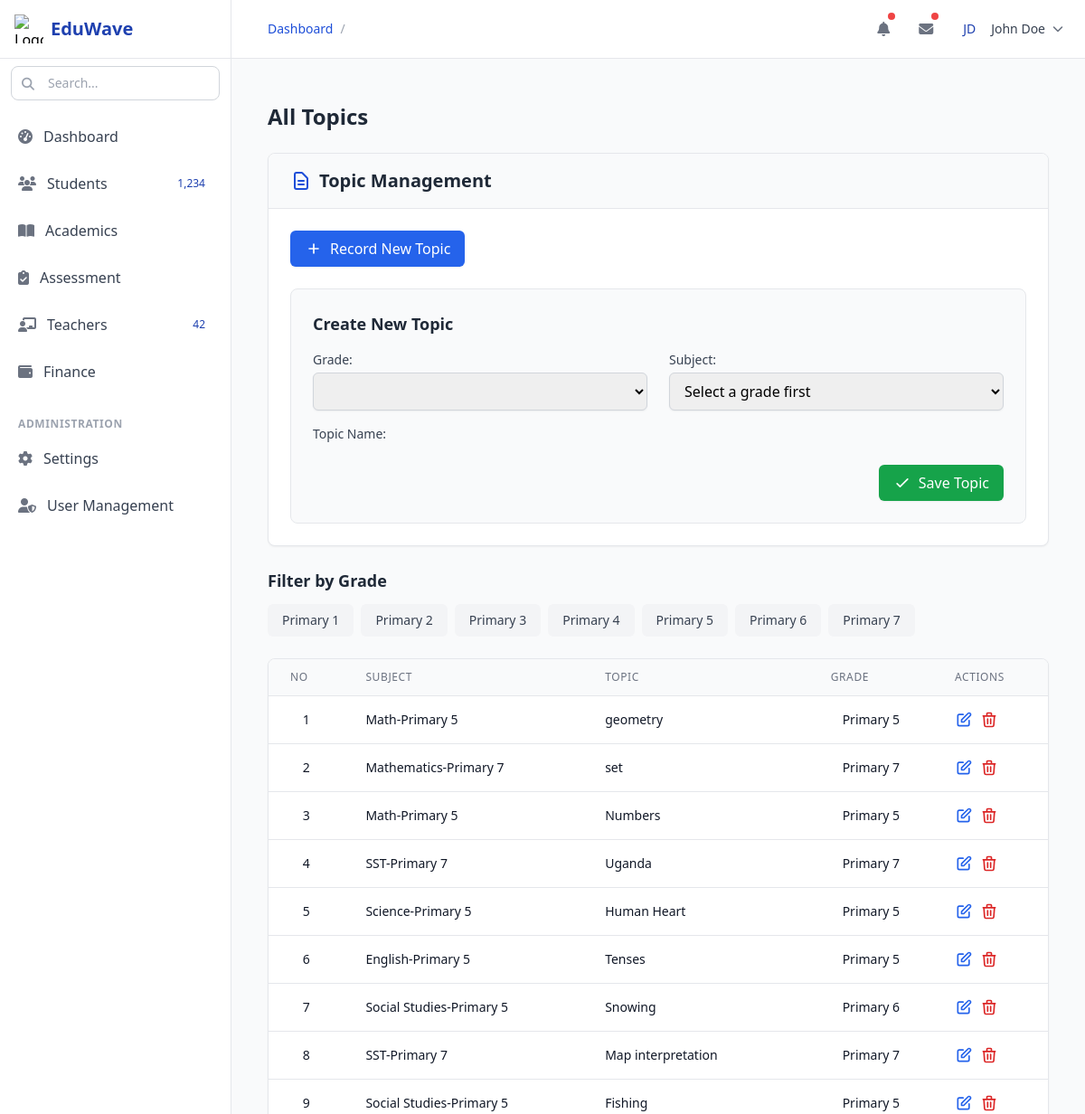
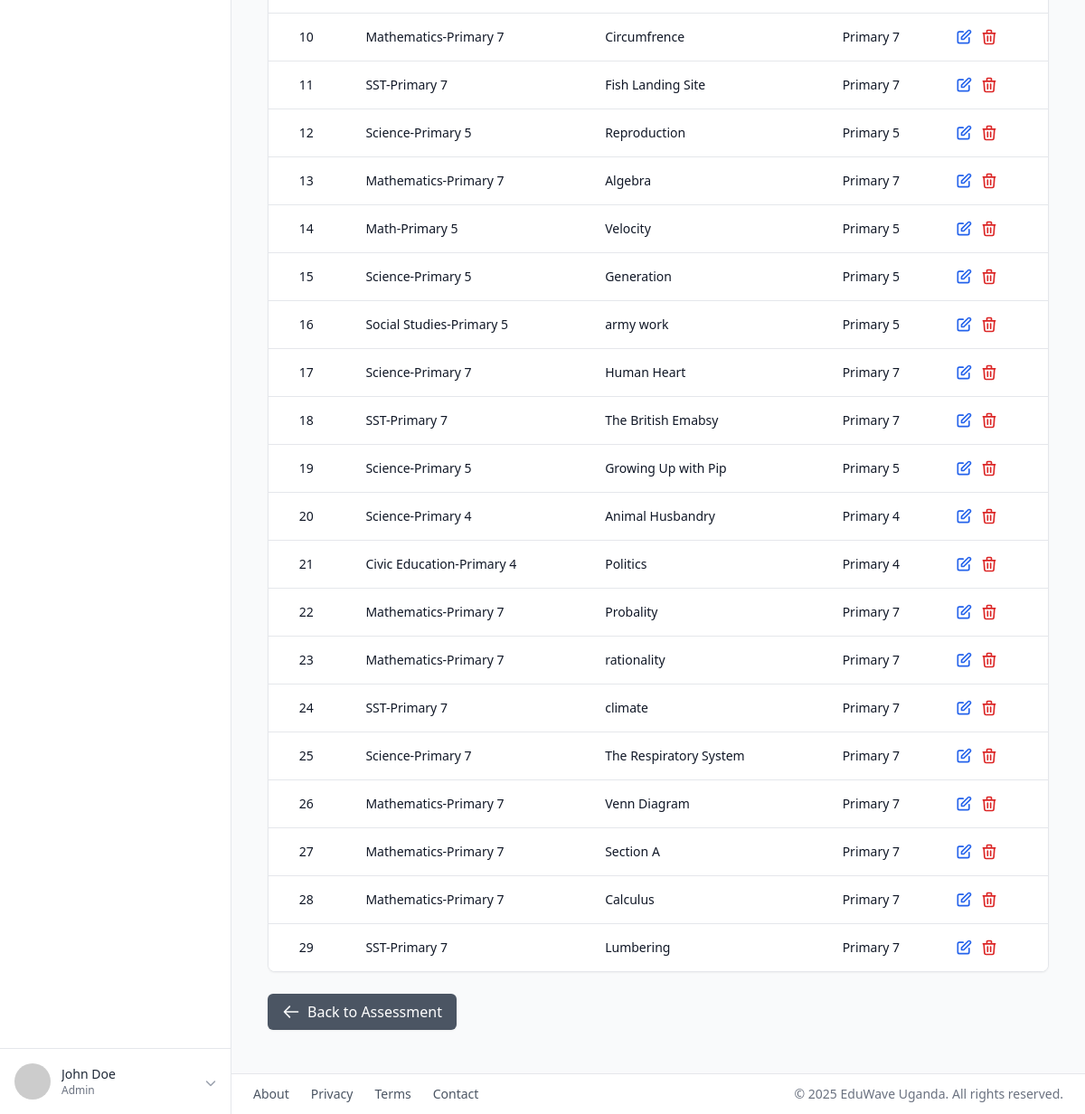
The app's page /assessment/all/topics/ with its own data (2 pictures, top to bottom).
### academic/models.py (models this page shows)
class Grade(models.Model):
    grade_name = models.CharField(max_length=50)
    class_teacher = models.ForeignKey(
        Teacher, on_delete=models.SET_NULL, null=True, related_name="grades")
    created = models.DateField(auto_now_add=True)
    updated = models.DateField(auto_now=True)
    class Meta:
        db_table = "class"
        db_table_comment = "This includes Students address data"
        ordering = ["grade_name"]
    def __str__(self):
        return self.grade_name

class Subject(models.Model):
    name = models.CharField(max_length=100)
    description = models.TextField()
    grade = models.ForeignKey(
        Grade, blank=True, on_delete=models.DO_NOTHING, related_name="subject_grade")
    curriculum = models.ForeignKey(
        'Curriculum', on_delete=models.CASCADE, related_name="subjects")
    created = models.DateField(auto_now_add=True)
    updated = models.DateField(auto_now=True)
    class Meta:
        db_table = "subject"
        db_table_comment = "This includes Subject data"
        ordering = ["name"]
    def __str__(self):
        return f'{self.name}-{self.grade} '

### assessment/models.py (models this page shows, shortened)
class Topics(models.Model):
    name = models.CharField(max_length=100)
    subject = models.ForeignKey(Subject, on_delete=models.DO_NOTHING,
                                related_name="assessment_topics")
    grade = models.ForeignKey(Grade, on_delete=models.DO_NOTHING)

### assessment/views.py (the view)
# urls.py: path("all/topics/", views.topic_lists, name="all_topics"),
def topic_lists(request):
    grades = Grade.objects.all()
    selected_grade = request.GET.get('grade_id')
    topics = Topics.objects.all()
    if selected_grade:
        topics = topics.filter(grade_id=selected_grade)
    return render(request, "all_topics.html", {
        'grades': grades,
        'topics': topics,
        'selected_grade': selected_grade
    })

### assessment/templates/all_topics.html (shortened to what this page needs)
{% extends 'base.html' %}
{% block content %}
<div class="container mx-auto px-4 py-6">
  <h2 class="text-2xl font-bold text-gray-800 mb-6">All Topics</h2>
  <div class="bg-white rounded-lg shadow-sm overflow-hidden border border-gray-200 mb-6">
    <div class="px-6 py-4 border-b border-gray-200 bg-gray-50">
      <h3 class="text-xl font-semibold text-gray-800 flex items-center">
        Topic Management
      </h3>
    </div>
    <div class="p-6">
      <div class="mb-6">
        <a href="/assessment/record/topic/" class="inline-flex items-center px-4 py-2 bg-blue-600 text-white rounded-md hover:bg-blue-700 transition-colors shadow-sm">
          <svg xmlns="http://www.w3.org/2000/svg" class="h-5 w-5 mr-2" fill="none" viewBox="0 0 24 24" stroke="currentColor">
            <path stroke-linecap="round" stroke-linejoin="round" stroke-width="2" d="M12 6v6m0 0v6m0-6h6m-6 0H6" />
          </svg>
          Record New Topic
        </a>
      </div>
      <div class="bg-gray-50 p-6 rounded-lg border border-gray-200">
        <h4 class="text-lg font-semibold text-gray-800 mb-4">Create New Topic</h4>
        <form method="POST">
          <div class="grid grid-cols-1 md:grid-cols-2 gap-6 mb-4">
            <div>
              <label for="grade-select" class="block text-sm font-medium text-gray-700 mb-1">Grade:</label>
              <select id="grade-select" name="grade" class="w-full px-3 py-2 border border-gray-300 rounded-md shadow-sm focus:outline-none focus:ring-blue-600 focus:border-blue-600">
              </select>
            </div>
            <div>
              <label for="subject-select" class="block text-sm font-medium text-gray-700 mb-1">Subject:</label>
              <select id="subject-select" name="subject" class="w-full px-3 py-2 border border-gray-300 rounded-md shadow-sm focus:outline-none focus:ring-blue-600 focus:border-blue-600">
                <option value="">Select a grade first</option>
              </select>
            </div>
          </div>
          <div class="mb-6">
            <label for="topic-name" class="block text-sm font-medium text-gray-700 mb-1">Topic Name:</label>
          </div>
          <div class="flex justify-end">
            <button type="submit" class="inline-flex items-center px-4 py-2 bg-green-600 text-white rounded-md hover:bg-green-700 transition-colors shadow-sm">
              <svg xmlns="http://www.w3.org/2000/svg" class="h-5 w-5 mr-2" fill="none" viewBox="0 0 24 24" stroke="currentColor">
                <path stroke-linecap="round" stroke-linejoin="round" stroke-width="2" d="M5 13l4 4L19 7" />
              </svg>
              Save Topic
            </button>
          </div>
        </form>
      </div>
    </div>
  </div>
  <div class="mb-6">
    <h4 class="text-lg font-semibold text-gray-800 mb-3">Filter by Grade</h4>
    <div class="flex flex-wrap gap-2">
      {% for grade in grades %}
        <a href="?grade_id={{ grade.id }}" class="px-4 py-2 rounded-md text-sm font-medium transition-colors
          {% if selected_grade == grade.id|stringformat:"s" %}
            bg-blue-600 text-white hover:bg-blue-700
          {% else %}
            bg-gray-100 text-gray-700 hover:bg-gray-200
          {% endif %}">
          {{ grade.grade_name }}
        </a>
      {% endfor %}
    </div>
  </div>
  {% if topics %}
  <div class="bg-white rounded-lg shadow-sm overflow-hidden border border-gray-200 mb-6">
    <div class="overflow-x-auto">
      <table class="min-w-full divide-y divide-gray-200">
        <thead class="bg-gray-50">
          <tr>
            <th scope="col" class="px-6 py-3 text-left text-xs font-medium text-gray-500 uppercase tracking-wider">NO</th>
            <th scope="col" class="px-6 py-3 text-left text-xs font-medium text-gray-500 uppercase tracking-wider">Subject</th>
            <th scope="col" class="px-6 py-3 text-left text-xs font-medium text-gray-500 uppercase tracking-wider">Topic</th>
            <th scope="col" class="px-6 py-3 text-left text-xs font-medium text-gray-500 uppercase tracking-wider">Grade</th>
            <th scope="col" class="px-6 py-3 text-left text-xs font-medium text-gray-500 uppercase tracking-wider">Actions</th>
          </tr>
        </thead>
        <tbody class="bg-white divide-y divide-gray-200">
          {% for topic in topics %}
          <tr class="hover:bg-gray-50">
            <td class="px-6 py-4 whitespace-nowrap text-sm text-gray-900 text-center">{{ forloop.counter }}</td>
            <td class="px-6 py-4 whitespace-nowrap text-sm text-gray-900">{{ topic.subject }}</td>
            <td class="px-6 py-4 text-sm text-gray-900">{{ topic.name }}</td>
            <td class="px-6 py-4 whitespace-nowrap text-sm text-gray-900 text-center">{{ topic.grade }}</td>
            <td class="px-6 py-4 whitespace-nowrap text-sm text-gray-900">
              <div class="flex space-x-2">
                <a href="#" class="text-blue-600 hover:text-blue-700">
                  <svg xmlns="http://www.w3.org/2000/svg" class="h-5 w-5" fill="none" viewBox="0 0 24 24" stroke="currentColor">
                    <path stroke-linecap="round" stroke-linejoin="round" stroke-width="2" d="M11 5H6a2 2 0 00-2 2v11a2 2 0 002 2h11a2 2 0 002-2v-5m-1.414-9.414a2 2 0 112.828 2.828L11.828 15H9v-2.828l8.586-8.586z" />
                  </svg>
                </a>
                <a href="#" class="text-red-600 hover:text-red-700">
                  <svg xmlns="http://www.w3.org/2000/svg" class="h-5 w-5" fill="none" viewBox="0 0 24 24" stroke="currentColor">
                    <path stroke-linecap="round" stroke-linejoin="round" stroke-width="2" d="M19 7l-.867 12.142A2 2 0 0116.138 21H7.862a2 2 0 01-1.995-1.858L5 7m5 4v6m4-6v6m1-10V4a1 1 0 00-1-1h-4a1 1 0 00-1 1v3M4 7h16" />
                  </svg>
                </a>
              </div>
            </td>
          </tr>
          {% endfor %}
        </tbody>
      </table>
    </div>
  </div>
  {% endif %}
  <div class="mt-6">
    <a href="/assessment/" class="inline-flex items-center px-4 py-2 bg-gray-600 text-white rounded-md hover:bg-gray-700 transition-colors shadow-sm">
      <svg xmlns="http://www.w3.org/2000/svg" class="h-5 w-5 mr-2" fill="none" viewBox="0 0 24 24" stroke="currentColor">
        <path stroke-linecap="round" stroke-linejoin="round" stroke-width="2" d="M10 19l-7-7m0 0l7-7m-7 7h18" />
      </svg>
      Back to Assessment
    </a>
  </div>
</div>
{% endblock %}

### records on screen
Grade: grade_name "Primary 1"
Grade: grade_name "Primary 2"
Grade: grade_name "Primary 3"
Grade: grade_name "Primary 4"
Grade: grade_name "Primary 5"
Grade: grade_name "Primary 6"
Grade: grade_name "Primary 7"
Topics: subject "Math-Primary 5", name "geometry", grade "Primary 5"
Topics: subject "Mathematics-Primary 7", name "set", grade "Primary 7"
Topics: subject "Math-Primary 5", name "Numbers", grade "Primary 5"
Topics: subject "SST-Primary 7", name "Uganda", grade "Primary 7"
Topics: subject "Science-Primary 5", name "Human Heart", grade "Primary 5"
Topics: subject "English-Primary 5", name "Tenses", grade "Primary 5"
Topics: subject "Social Studies-Primary 5", name "Snowing", grade "Primary 6"
Topics: subject "SST-Primary 7", name "Map interpretation", grade "Primary 7"
Topics: subject "Social Studies-Primary 5", name "Fishing", grade "Primary 5"
Topics: subject "Mathematics-Primary 7", name "Circumfrence", grade "Primary 7"
Topics: subject "SST-Primary 7", name "Fish Landing Site", grade "Primary 7"
Topics: subject "Science-Primary 5", name "Reproduction", grade "Primary 5"
Topics: subject "Mathematics-Primary 7", name "Algebra", grade "Primary 7"
Topics: subject "Math-Primary 5", name "Velocity", grade "Primary 5"
Topics: subject "Science-Primary 5", name "Generation", grade "Primary 5"
Topics: subject "Social Studies-Primary 5", name "army work", grade "Primary 5"
Topics: subject "Science-Primary 7", name "Human Heart", grade "Primary 7"
Topics: subject "SST-Primary 7", name "The British Emabsy", grade "Primary 7"
Topics: subject "Science-Primary 5", name "Growing Up with Pip", grade "Primary 5"
Topics: subject "Science-Primary 4", name "Animal Husbandry", grade "Primary 4"
Topics: subject "Civic Education-Primary 4", name "Politics", grade "Primary 4"
Topics: subject "Mathematics-Primary 7", name "Probality", grade "Primary 7"
Topics: subject "Mathematics-Primary 7", name "rationality", grade "Primary 7"
Topics: subject "SST-Primary 7", name "climate", grade "Primary 7"
Topics: subject "Science-Primary 7", name "The Respiratory System", grade "Primary 7"
Topics: subject "Mathematics-Primary 7", name "Venn Diagram", grade "Primary 7"
Topics: subject "Mathematics-Primary 7", name "Section A", grade "Primary 7"
Topics: subject "Mathematics-Primary 7", name "Calculus", grade "Primary 7"
Topics: subject "SST-Primary 7", name "Lumbering", grade "Primary 7"
